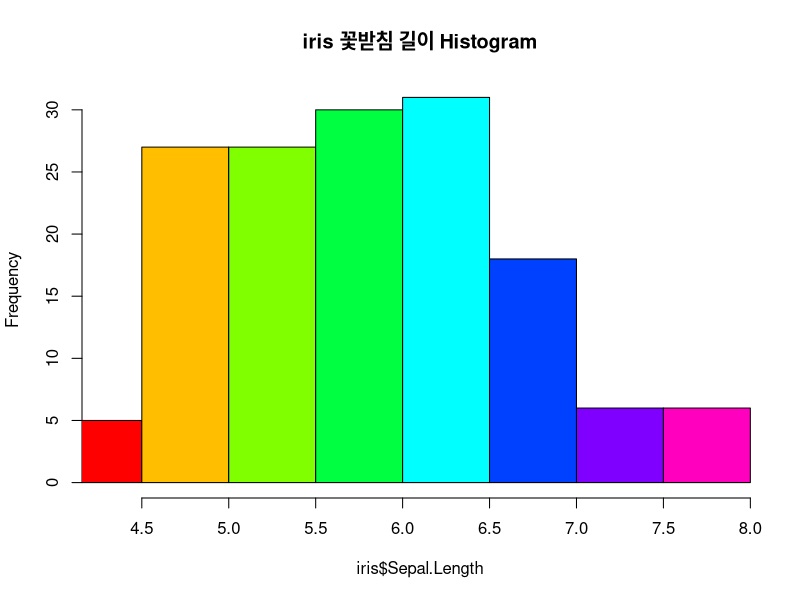
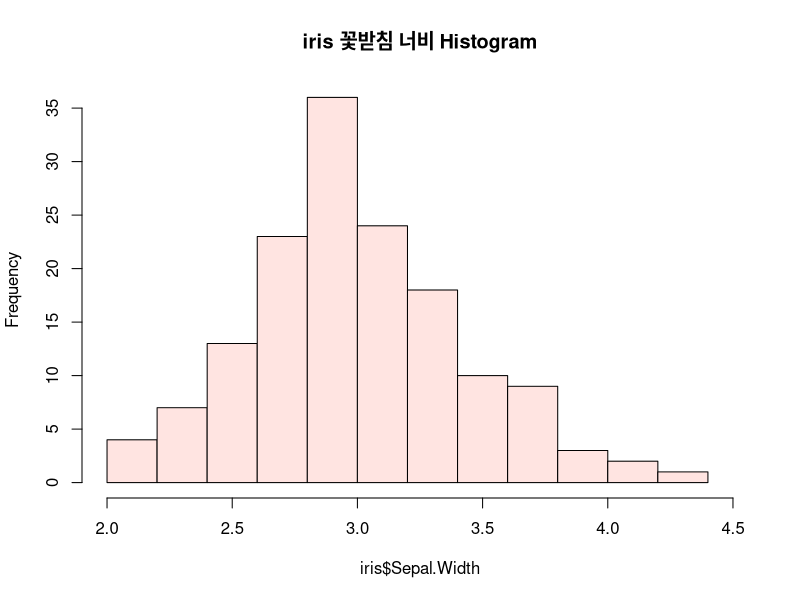
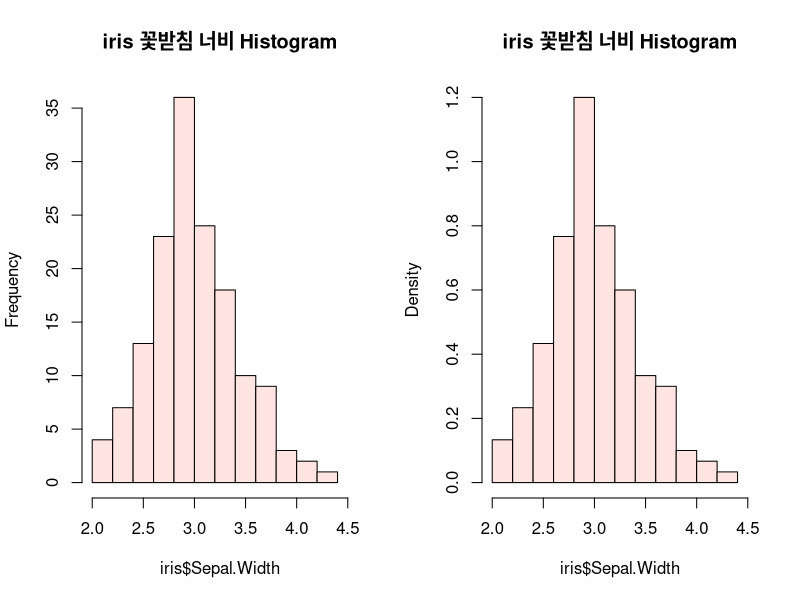
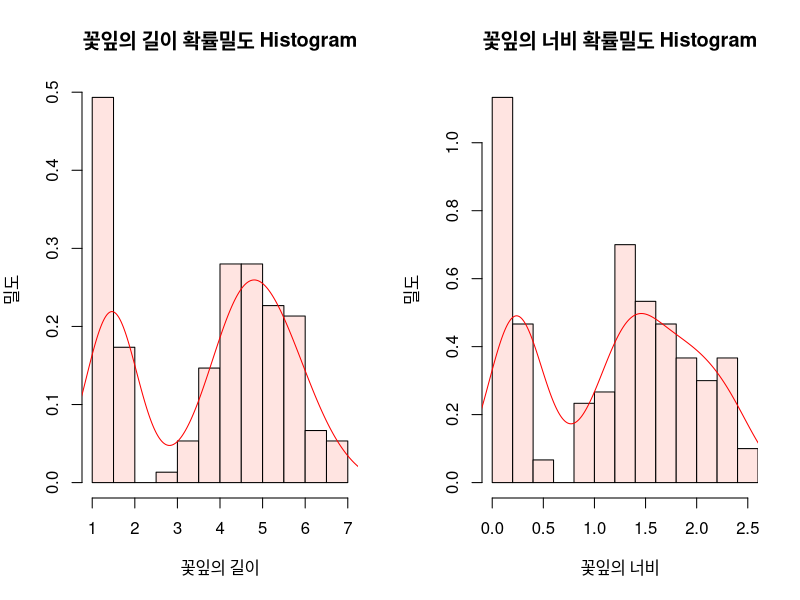
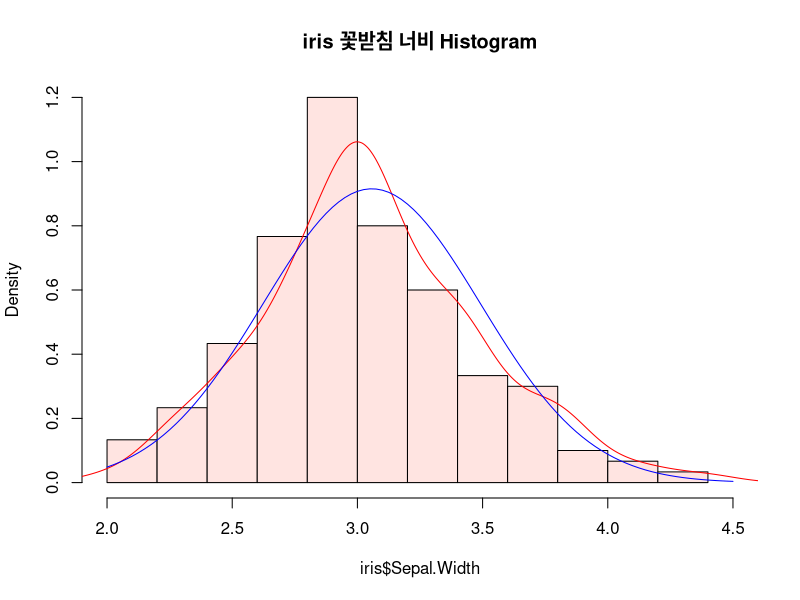
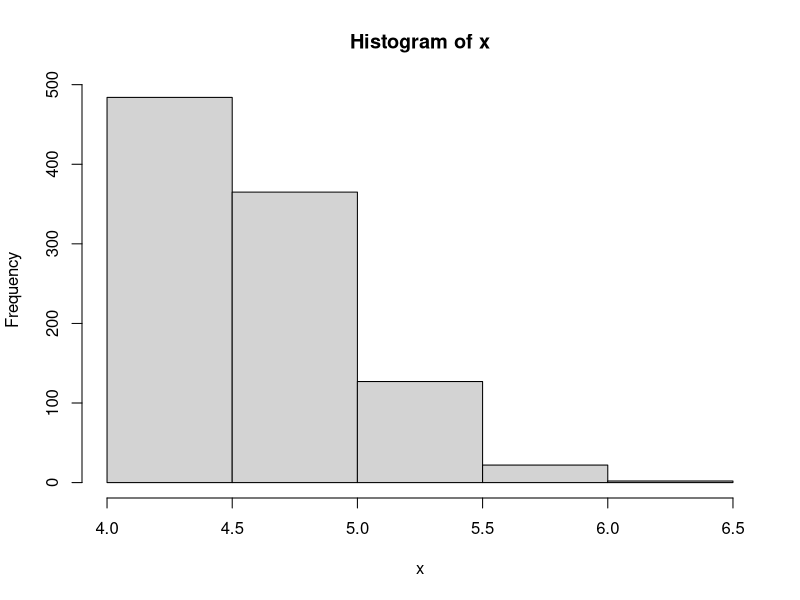
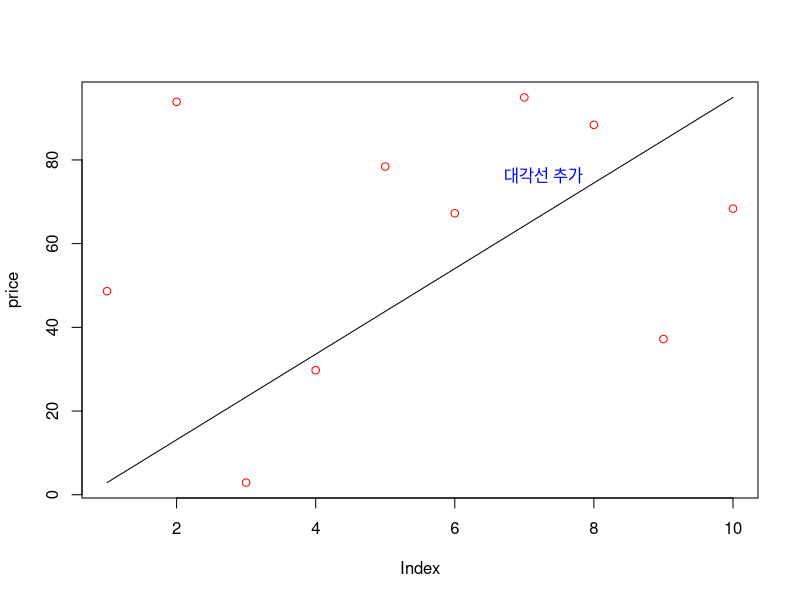
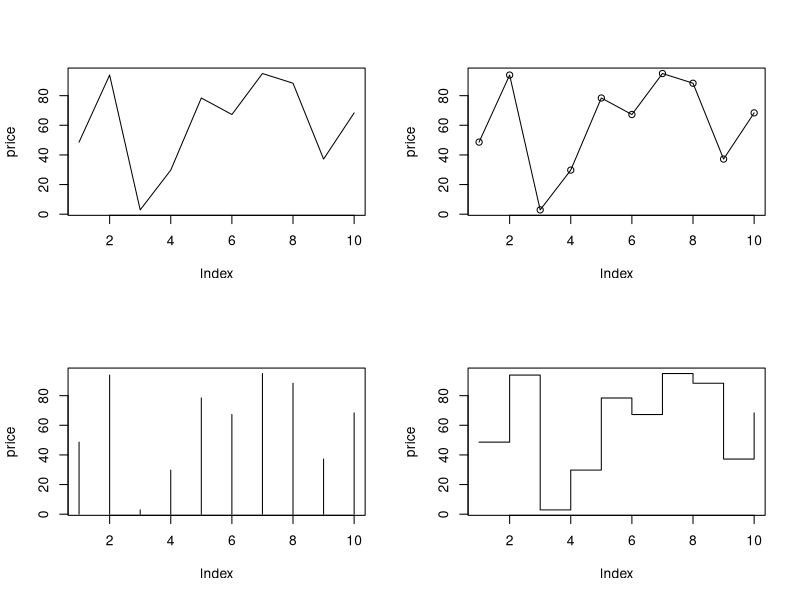

The R source for these figures, in order:
data(iris)
iris
summary(iris)
hist(iris$Sepal.Length, xlab = "iris$Sepal.Length", col = rainbow(8), main = "iris 꽃받침 길이 Histogram", xlim = c(4.3,7.9))
hist(iris$Sepal.Width, xlab = "iris$Sepal.Width", col = "mistyrose", main = "iris 꽃받침 너비 Histogram", xlim = c(2.0, 4.5))

par(mfrow = c(1,2))
# 분포 그래프
hist(iris$Sepal.Width, xlab = "iris$Sepal.Width", col = "mistyrose", main = "iris 꽃받침 너비 Histogram", xlim = c(2.0, 4.5))
# 밀도 그래프
hist(iris$Sepal.Width, xlab = "iris$Sepal.Width", col = "mistyrose", main = "iris 꽃받침 너비 Histogram", xlim = c(2.0, 4.5), freq = F)

# 꽃잎의 길이 확률밀도와 너비 확률밀도 그래프를 1행에 2개 그리기
par(mfrow = c(1,2))
hist(iris$Petal.Length, main = "꽃잎의 길이 확률밀도 Histogram", freq = F, col = "mistyrose", xlim = c(1.0,7.0), xlab = "꽃잎의 길이", ylab = "밀도")
lines(density(iris$Petal.Length), col = "red")
hist(iris$Petal.Width, main = "꽃잎의 너비 확률밀도 Histogram", freq = F, col = "mistyrose", xlim = c(0.0,2.5), xlab = "꽃잎의 너비", ylab = "밀도")
lines(density(iris$Petal.Width), col = "red")

# 정규분포 곡선과 비교
par(mfrow = c(1,1))
hist(iris$Sepal.Width, xlab = "iris$Sepal.Width", col = "mistyrose", main = "iris 꽃받침 너비 Histogram", xlim = c(2.0, 4.5), freq = F)
lines(density(iris$Sepal.Width), col = "red")
x <- seq(2.0,4.5,0.1)
curve(dnorm(x, mean = mean(iris$Sepal.Width), sd = sd(iris$Sepal.Width)), col = "blue", add = T)

summary(quakes)
x <- quakes$mag
hist(x, breaks = seq(4.0,6.5,0.5))    # breaks 계급간격 설정

# 산점도 시각화
price <- runif(10, 1, 100)
plot(price, col = "red")
par(new = T)
line_chart = 1:100
plot(line_chart, type = 'l', axes = F, ann = F)
text(70,80,"대각선 추가", col = "blue")

par(mfrow = c(2,2))
plot(price, type = "l")    # 실선
plot(price, type = "o")    # 원형과 실선
plot(price, type = "h")    # 직선
plot(price, type = "s")    # 꺾은선

par(mfrow = c(2,2))
plot(price, type = "o", pch = 5)
plot(price, type = "o", pch = 15)
plot(price, type = "o", pch = 20, col = "blue")
plot(price, type = "o", pch = 20, col = "orange", cex = 1.5)

par(mfrow = c(1,1))
plot(price, type = "o", pch = 20, col = "green", cex = 2.0, lwd = 3)


